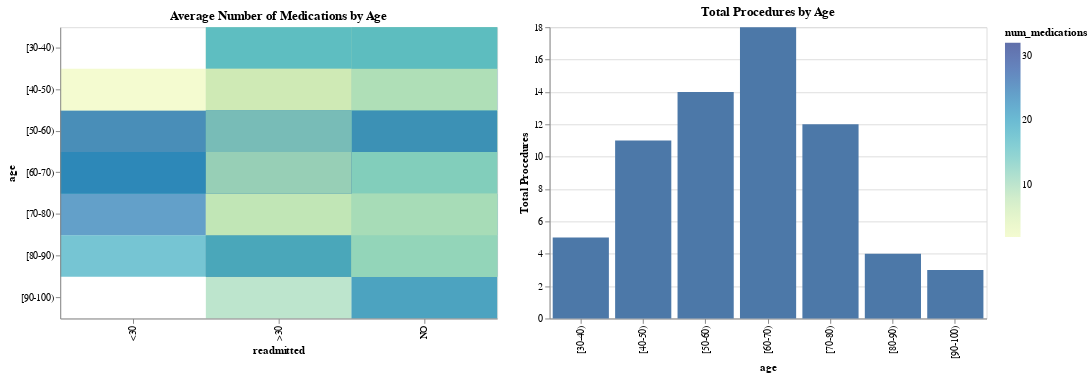

Notebook source saved alongside this figure:
### Markdown cell above
**Analysis Question:** Are there any apparent relationships between age and number of medications/procedures? Can we identify any trends?

**Visualization Design:** I chose to do a side-by-side grouped bar chart for this visualization. I colored by the variable (procedures or medications) and grouped by age. For the medication data, I created groups of 10 medications to identify trends rather than the frequency of each within the dataset. The color scheme represents categorical data. However, it is a gradient because the data it represents is ordinal. It is also worth noting that the 70-80 age group had the largest number of individuals in the dataset, which can bias the viewer to believe the procedures or medications are higher for a different reason.

**Analysis:** This plot shows the relationship between age and number of medications and procedures. In addition, we can see that the distributions follow a similar trend due to the data distribution. For this plot to be more effective in displaying trends, I would want the bars to show the percentage of age groups within each category so there isn't a skew due to the number of observations.

### Code cell
# Selection
brush = alt.selection_interval(encodings=['x', 'y'])

# Calendar Heatmap
heatmap = alt.Chart(data[1:100]).mark_rect().encode(
    y='age:O',
    x='readmitted:O',
    color=alt.condition(brush, "num_medications:Q", alt.value('lightgray')),
    opacity=alt.condition(brush, alt.value(0.7), alt.value(0.3)),
    tooltip=[
        alt.Tooltip('age:O', title='Age'),
        alt.Tooltip('readmitted:O', title="Readmitted?"),
        alt.Tooltip('average(num_medications):Q', title='Avg Medications')
    ]
).properties(
    width=450,
    height=300,
    title="Average Number of Medications by Age"
).add_selection(
    brush
)

# Bar Chart for Yearly counts
bars = alt.Chart(data[1:100]).mark_bar().encode(
    x='age:O',
    y=alt.Y('sum(num_procedures):Q', title="Total Procedures")
).transform_filter(
    brush
).properties(
    width=450,
    height=300,
    title="Total Procedures by Age"
)

# Combine the views
combined_chart = heatmap | bars
combined_chart
